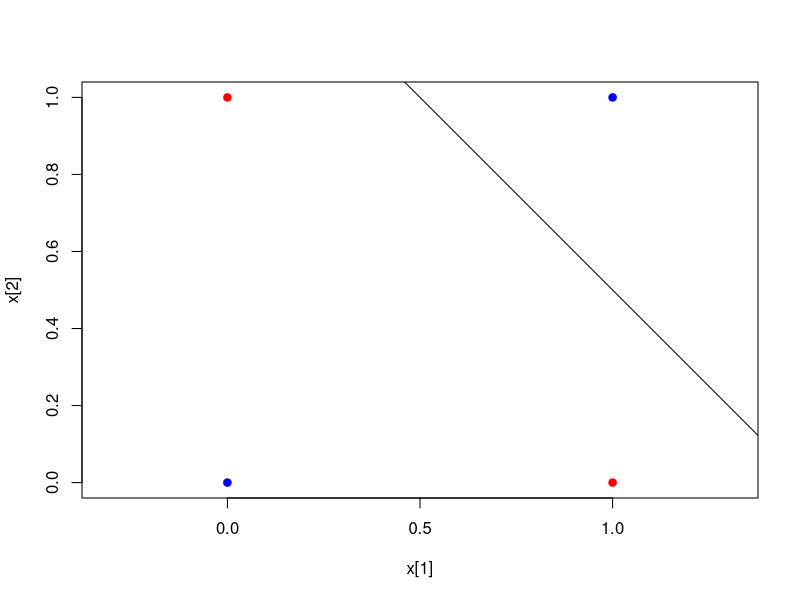
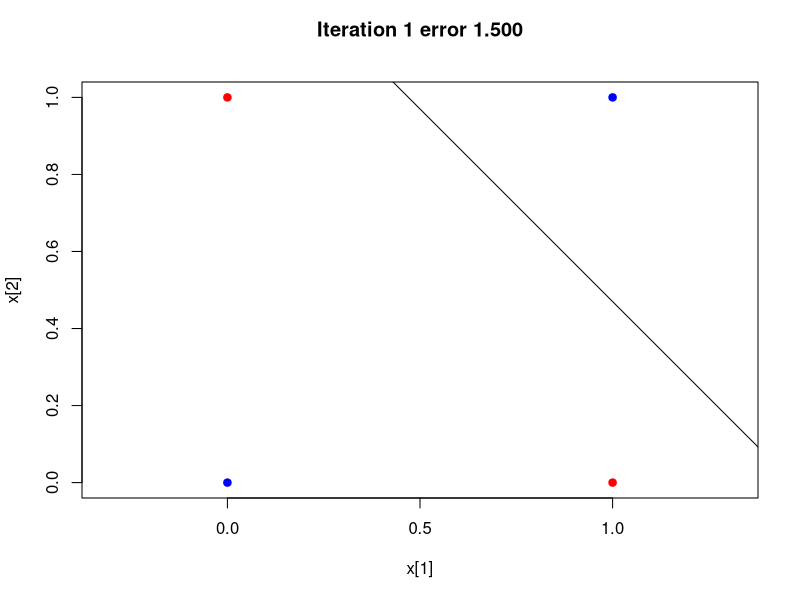
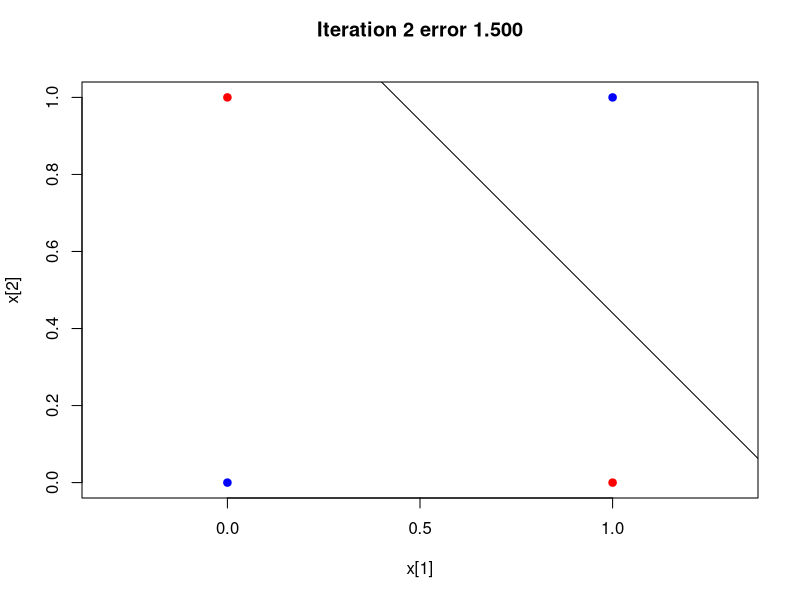
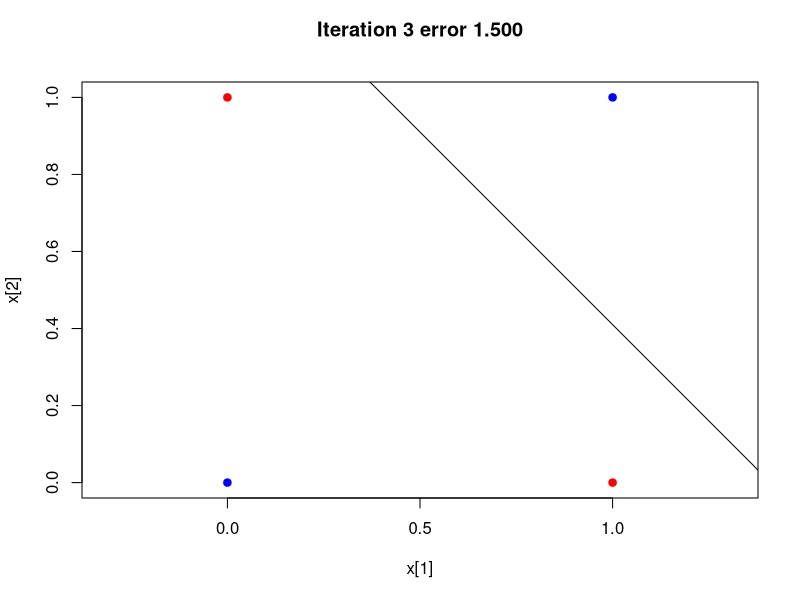
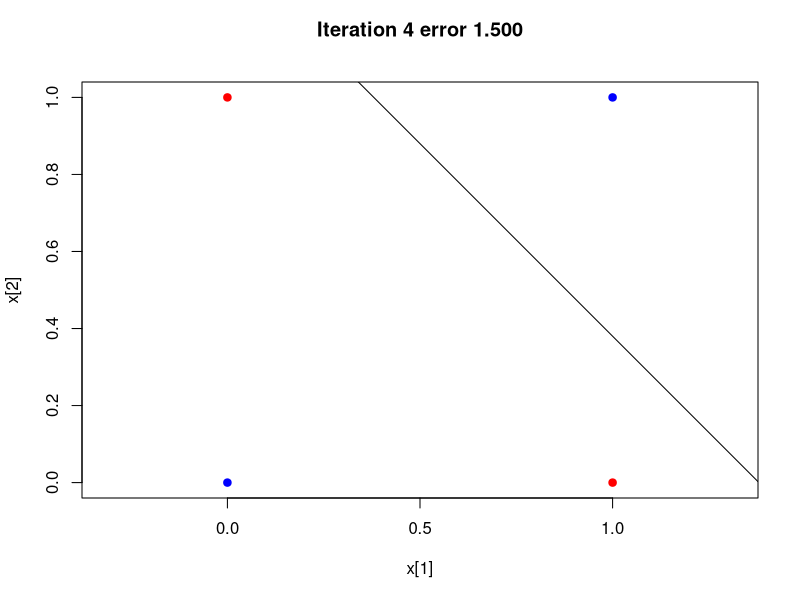
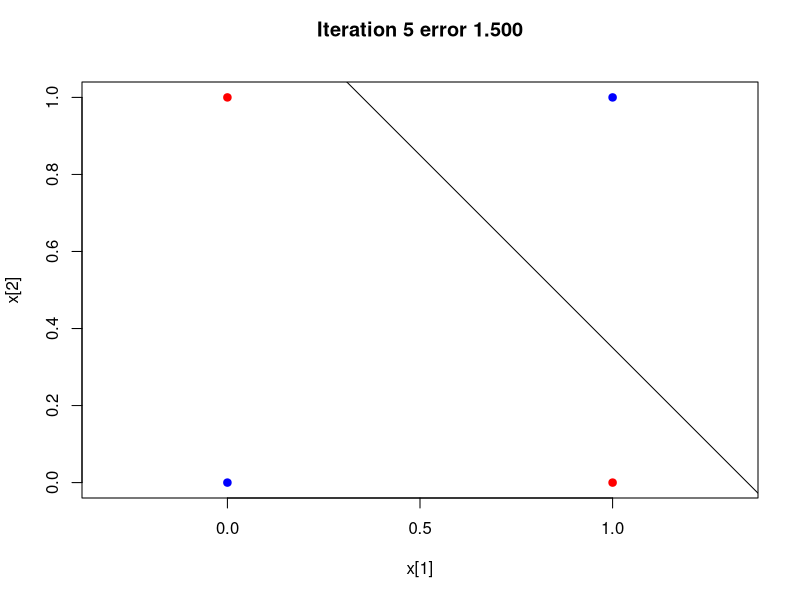
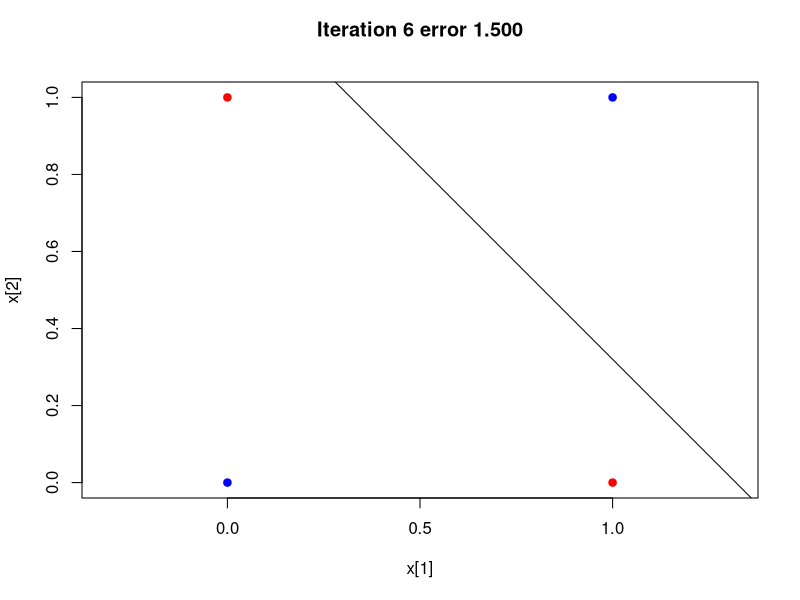
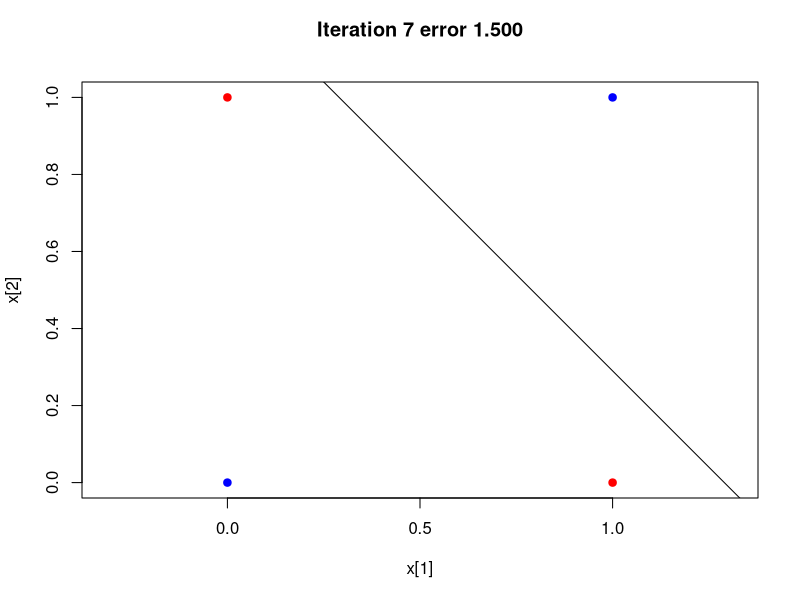

Here is the R script that generated these plots, in order:
##  Perceptron learning rule.

data = read.table("xor.dat")
ninputs = nrow(data)
targets = data[,3]
inputs = cbind( as.matrix(data[,1:2]), rep(-1,ninputs))


epsilon = 0.03


set.seed(100)

plotdata = function() {
  plot(data[,1], data[,2], pch=19,
       xlab="x[1]", ylab="x[2]",
       col=ifelse(data[,3]==1, "red", "blue"), asp=1)

  a = wts[3]/wts[2]                     #slope
  b = -wts[1]/wts[2]                    #intercept
  abline(a=a, b=b)
}


##wts = runif(Nin)
## start with a deliberately poor set of initial weights.
wts = c(1, 1, 1.5)
plotdata()


for (iteration in 1:100) {
  order = sample(ninputs);
  error = 0;
  for (i in order) {
    x = inputs[i,]
    t = targets[i]
    y = sum(x * wts)
    y = y > 0;
    error = error + (0.5*(t - y)^2);
    dw = epsilon * ( t - y) * x
    wts = wts + dw;
  }
  title =sprintf('Iteration %d error %.3f\n', iteration, error)
  plotdata()
  title(main=title)
  Sys.sleep(0.1)
  if (error == 0)
    break;
}

plotdata()
